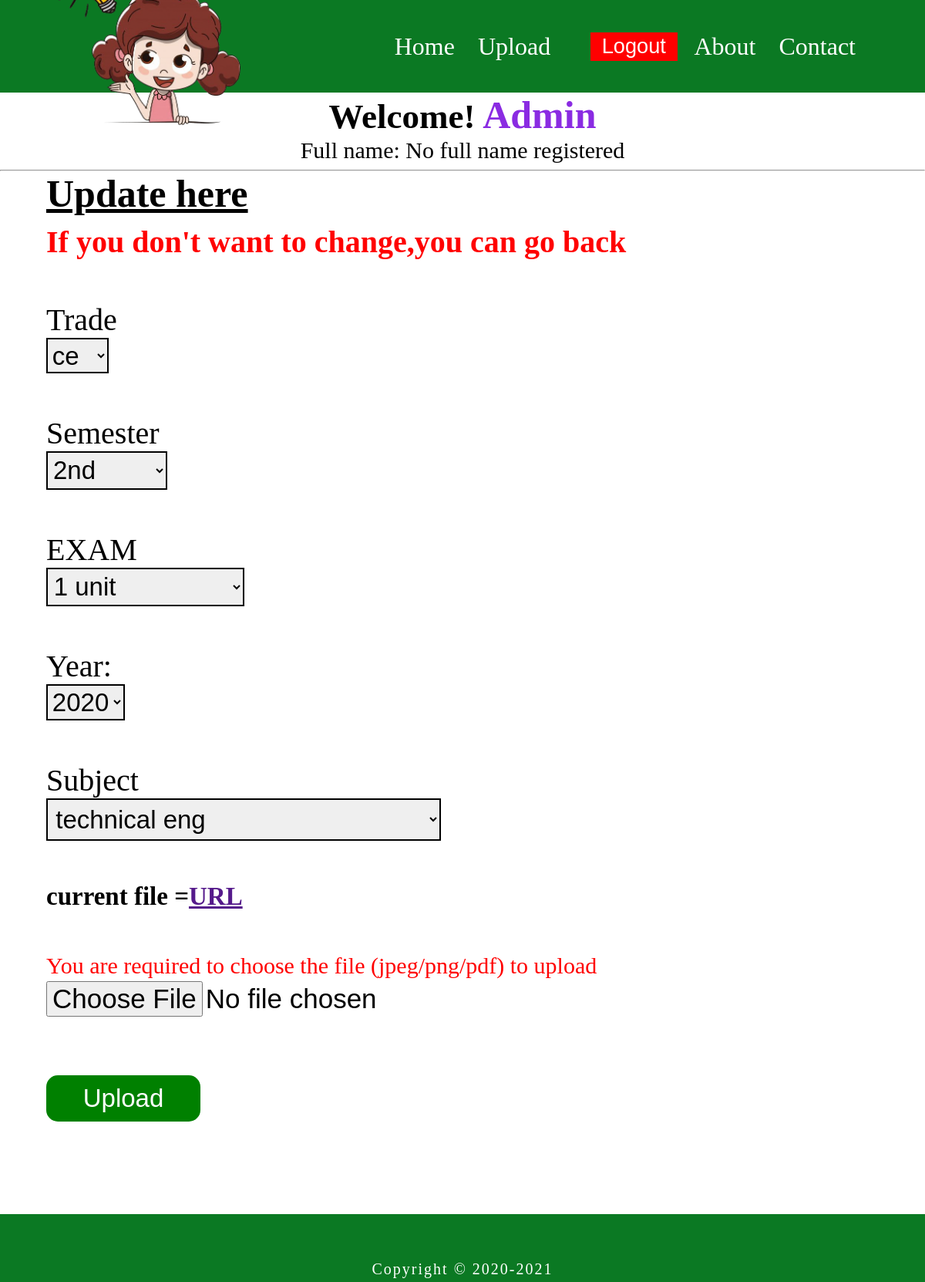
Page /detail/edit/1/ (signed in) on the committed database.
### home/models.py (models this page shows, shortened)
class Question(models.Model):
    trade = models.CharField(max_length = 10)
    semester = models.CharField(max_length = 10)
    subject = models.CharField(max_length = 20)
    exam = models.CharField(max_length = 10)
    year_of_exm = models.CharField(max_length = 10)
    file = CloudinaryField(resource_type ='image',folder = 'questions_Qpaper')
    owner = models.ForeignKey(User, on_delete = models.CASCADE)
    date_published = models.DateTimeField()

### home/views.py (the view, shortened to what this page needs)
# urls.py: path('detail/edit/<int:pk>/',views.update,name = 'update'),
def update(r,pk):
    yr = Year.objects.all()
    to_update = Question.objects.get(id = pk) #get_object_or_404(Question,id = pk)
    if r.method == "GET":
        if   to_update.owner.id != r.user.id:
             print("You are not the user")
             return render(r, 'error.html')
        else:
          return render(r,'update.html',{'to_update':to_update,'sems':sem_choices,'trades':trade_choices,'exm':exm_choices,'yr':yr,'subject':subject_choices})

### account/emailbackend.py (called while the page is built)
    def get_user(self,user_id):
        try:
            return User.objects.get(pk = user_id)
        except User.DoesNotExist:
            return None

### home/templates/update.html (shortened to what this page needs)
{% extends 'base.html' %}
{% load static %}
{% block style%}
<link rel="stylesheet" href="{% static 'css/update-post.css' %}">
{% endblock %}
{% block content %}
<section id="update">
    <div class="update-container">
        <h2>Update here</h2>
        <h4>If you don't want to change,you can go back</h4>
        {% if request.user.id == to_update.owner.id %}
        <form action="{% url 'home:update' to_update.id %}" method="post" enctype="multipart/form-data">
        <div class="row-update">
            <div class="col">
                <label for="">Trade</label>
                <select class="" name="trade" required>
                  <option selected="true" > {{to_update.trade}}</option>
                </select>
            </div>
           <div class="col">
            <label for="">Semester</label>
            <select class="" name="sem" required>
                <option selected="true"> {{to_update.semester}}</option>
            </select>
           </div>
           <div class="col">
            <label for="">EXAM</label>
            <select class="" name="exm" required>
              <option selected="true" >{{to_update.exam}}</option>
            </select>
           </div>
           <div class="col">
            <label>Year:</label>
            <select name = "year_sec" required>
                <option selected = "true" >{{to_update.year_of_exm}}</option>
           </select>
           </div>
           <div class="col">
            <label for="">Subject</label>
            <select class="" name="sub_sec" required>
                <option selected="true" > {{to_update.subject}}</option>
            </select>
           </div>
           <div class="col">
              <h3>
                current file =<a href="{{to_update.file.url}}">URL</a>
              </h3>
           </div>
            <div class="col">
                <p>You are required to choose the file (jpeg/png/pdf) to upload</p>
                <input type="file" name="up" required value="{{to_update.file.url}}">
            </div>
           <div class="col btn-container">
            <button class="btn" type="submit" name="upload">Upload</button>
           </div>
          </form>
        {% else %}
        <h1>You are not authorised to access this page</h1>
        {% endif %}
        </div>
</section>
{% endblock %}

### home/templates/base.html (shortened to what this page needs)
<!DOCTYPE html>
{% load static %}
<html lang="en">
<head>
    <link rel="stylesheet" href="{% static 'css/base.css' %}">
    {% block style%}
    {% endblock %}
</head>
<body>
<header>
  <div class="header-container">
    <div class="logo-container">
      <a href="{% url 'home:home' %}"><img src="{% static 'images/logo.png' %}" alt="logo for qpaper mit "></a>
    </div>
    <nav class="navbar">
      <ul class="items">
        <li class="item"><a href="{% url 'home:home' %}">Home</a></li>
        {% if user.is_authenticated %}
        <li class="item"><a href="{% url 'home:upload' %}">Upload</a></li>
        <form class="lg-form" method="post" action="{% url 'account:logout_user' %}">
          <input class="item log-lg" type="submit" value="Logout">
      </form>
        {% else %}
        <li class="item"><a href="{% url 'account:signin_user' %}">Login</a></li>
        <li class="item"><a href="{% url 'account:signup_user' %}">Register</a></li>
        {% endif %}
        <li class="item"><a href="{% url 'home:aboutpage' %}">About</a></li>
        <li class="item"><a href="{% url 'home:contactme' %}">Contact</a></li>
      </ul>
    </nav>
  </div>
</header>
<section class="welcome">
  {% if user.is_authenticated %}
  <h3>Welcome!<span> {{user.username}}</span></h3>
    {% if user.first_name and  user.last_name %}
    <p>Full name: {{user.first_name}} {{user.last_name}}</p>
    {% else %}
    <p>Full name: No full name registered</p>
    {% endif %}
  {% else %}
  <h1>Login to share Questions and Answers</h1>
  {% endif %}
</section>
   <hr>
   {% block content %}
   {% endblock %}
<section id="footer">
<footer>
  <p>Copyright &copy 2020-2021</p>
</footer>
</section>
</body>
</html>

### static/css/base.css (style rules this page uses)
* { padding: 0; margin: 0; box-sizing: border-box; }
body { background-image: linear-gradient(90deg, white,grey,0.6); height: 100%; }
header { width: 100%; background-color: rgb(11, 121, 35); }
.header-container { width: 90%; height: 15vh; margin: auto; display: flex; justify-content: center; align-items: center; }
.logo-container,nav,.items,.menu { display: flex; }
.logo-container { flex: 1; align-items: center; justify-content: flex-start; }
.logo-container img { width: 160px; cursor: pointer; }
.navbar { display: none; justify-content: flex-end; flex: 2; align-items: center; justify-content: center; width: 100%; }
.items { width: 100%; list-style: none; justify-content: flex-end; }
.item { display: inline-block; margin-right: 30px; }
.item a { color: #000; text-decoration: none; font-size: 100%; }
.welcome { width: 100%; height: 100px; text-align: center; background-color: transparent; }
.welcome h3 { font-size: 45px; }
.welcome span { font-size: 50px; color: blueviolet; text-transform: capitalize; }
.welcome p { font-size: 30px; }
#footer { width: 100%; height: 8vh; background-color: rgb(11, 121, 35); margin-top: 45px; }
#footer footer { text-align: center; padding: 5% 0 0; margin-bottom: 0; }
#footer footer p { color: white; font-size: 20px; letter-spacing: 2px; }
@media screen and (min-width:999px) { .navbar { display: flex; } }
@media screen and (min-width:999px) { .logo-container img { width: 70%; } }
@media screen and (min-width:999px) { #footer { height: 11vh; } }
@media screen and (min-width:999px) { .navbar .items .item a { font-size: 2rem; color: #fff; font-weight: lighter; } }
@media screen and (min-width:999px) { .log-lg { height: 100%; width: 100%; background-color: red; color: #fff; font-size: 1.7rem; border: none; outline: none; } }
@media screen and (min-width:999px) { .lg-form { margin: 0 3%; } }

### static/css/update-post.css (style rules this page uses)
* { margin: 0; padding: 0; box-sizing: border-box; }
.row-update { height: 100%; display: flex; flex-direction: column; align-items: flex-start; justify-content: center; }
.col { margin-top: 5%; }
.col label { font-size: 40px; }
.col select { font-size:33px; text-transform: lowercase; padding: 1%; border: 2px solid black; }
.col h3 { font-size: 33px; }
.update-container h4 { font-size: 40px; color: red; }
.col p { font-size: 30px; color: red; margin-bottom: 3px; }
.col input[type='file'] { font-size: 35px; }
#update { width: 100%; height: 100%; position: relative; }
.update-container { width: 90%; height: 100%; margin: auto; }
.update-container h2 { font-size: 50px; margin-bottom: 10px; text-decoration: underline; }
.btn-container { margin-top: 7%; width: 200px; height: 60px; margin-bottom: 7%; }
.btn-container .btn { width: 100%; height: 100%; font-size: 33px; border-radius: 15px; color: #fff; background-color: green; border: none; outline: none; }

### rows in the picture
Question: trade "CE", sem "2nd", exm "1 unit", year_sec "2020", sub_sec "Technical Eng"

### other values in the picture
{{ user.username }} "Admin"
